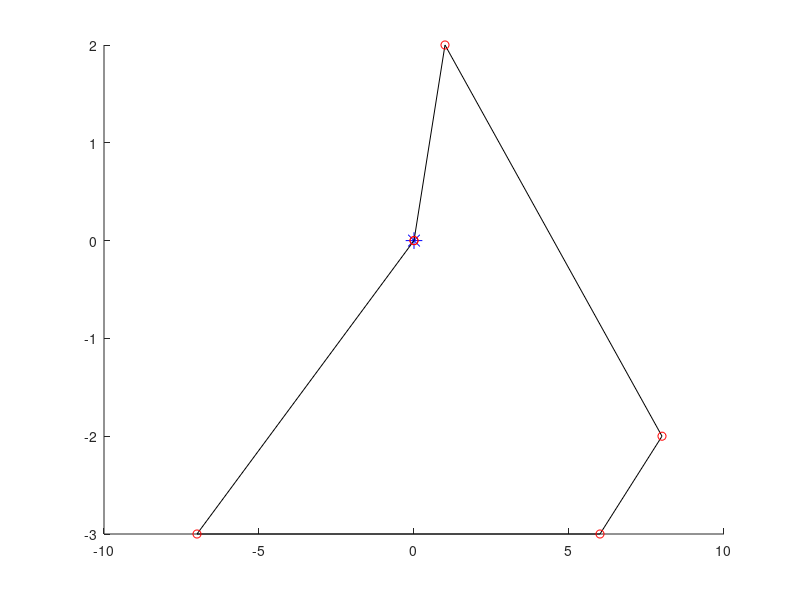
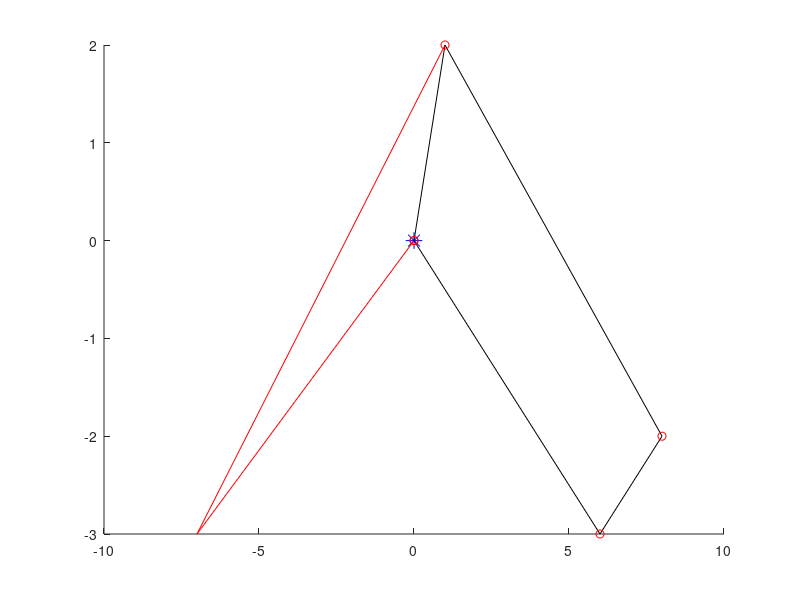
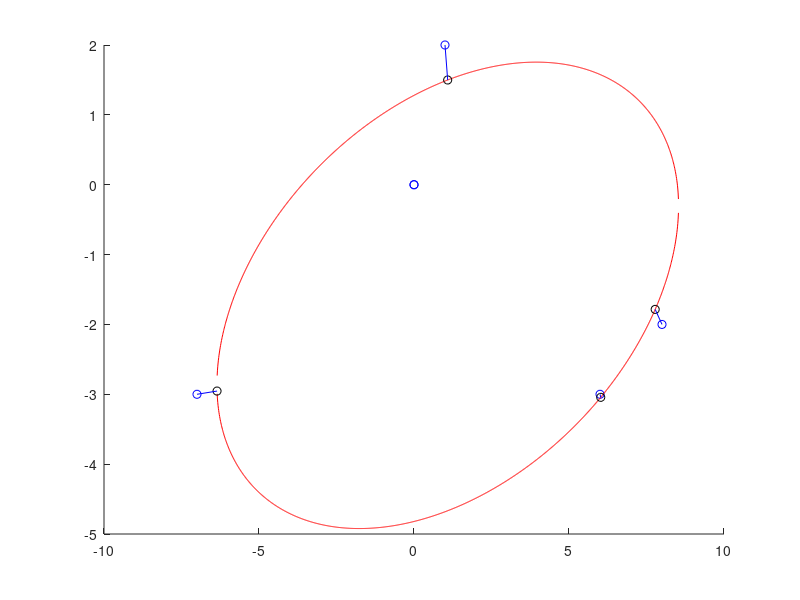

These charts were generated, in order, by the following MATLAB code: (Note: this script raises an error after producing the figures.)
function[] = TDRA( )
% This main function will execute the entirety of the Truck and Drone 
% routing algorithm. 

%%%
% When it comes to calculating the "travel time between two customers" we will 
% use the distance between the two nodes for trucks. When calculating the 
% travel time between two customers by UAV, we will use the distance but 
% divided by a speed factor of 1.5.
%%%

    % Variables 
    %      C0            Set of customer locations with depot as the starting
    %                     location where C0.x is the x location of the
    %                     customers and C0.y is the y locations of the
    %                     customers. 
    %       c            Number of customers
    %       U            Set of drones
    %       u            Number of drones
    % aafDistancesTruck  Travel times between two customers i & j by truck
    %     soln           Our representation of the solution where:
    %                      ansoln.Part1 represents the sequence of customers
    %                          visited by the truck
    %                      ansoln.Part2 represents the assignment of
    %                          customers to UAVs & also the sequence of
    %                          visits by each UAV
    %                      ansoln.Part3 represents the launch locations of
    %                          each UAV for every flight
    %                      ansoln.Part4 represents the reconvene locations of
    %                          each UAV for every flight
    %       Rmax         Maximum number of iterations that our heuristic
    %                      will run
    %       WeightInfo   The weight of each heuristic which serves as an
    %                      indicator of the performance of the heuristic

    
    
    
    % Generate customer locations
%     C0.x = (50 - -50)*rand(1, 4) + -50;
%     C0.y = (50 - -50)*rand(1, 4) + -50;
%     C0.x = [ 0 -10 0 0 ]; % we treat the first slot as the depot;
%     C0.y = [ 0 0 -10 -5 ];  % we treat the first slot as the depot;
%     C0.x = [ 0 randi([-10, 10], 1, 10) 0 ];
%     C0.y = [ 0 randi([-10, 10], 1, 10) 0 ];
    
%     C0.x = [ 0 -4 -7 -6 4 6 2 9 8 7 6 0 ];
%     C0.y = [ 0 1 -3 -8 -9 -3 10 9 -2 -8 -8 0];
    
% %          0  1  2  3  4  0   Customer ID
% %          1  2  3  4  5  6   Indices
    C0.x = [ 0  8  6 -7  1  0 ];
    C0.y = [ 0 -2 -3 -3  2  0 ];

%            0  1  2  3  4  5  6  0  Customer ID
%            1  2  3  4  5  6  7  8  Indices
%     C0.x = [ 0 -2 -3  2  2  7 -4  0 ]; 
%     C0.y = [ 0  4  1  4  3  1  3  0 ]; 

% 
%     C0.x = [0, 1, 2, 3, 3, 2, 1, 0 ]
%     C0.y = [0, 1, 1, 0.1, -1, -1, -1, 0]

%%%%%%%%%%%%%%%%%%%%%%%%Testing ellipse fitting %%%%%%%%%%%%%%%%%%%%%%%%
% Slanted ellipse
%     C0.x = [ 1, 2, 3, 4, 4.5, 5, 5.5, 6, 6, 5.7, 5.5, 5, 4, 3, 1, ...
%              -1, -3, -6, -7, -7.5, -7, -6, ...
%              -3, -2, -1, -4, -5];
%     C0.y = [ 7, 6, 5, 4, 3, 2, 0.5, -1, -1.5, -3.5, -4, -5, -5.3, -5.2, -4.5,...
%              8, 8, 7, 6, 4, 2, 0, ...
%              -2.5, -3, -3.5, -1.5, -1];
    

% Ellipse along x axis; This works well 
%     C0.x = [ -3, -2.5, -2, -1.5, -1, -.5, 0, .5, 1, 1.5, 2, 2.5, 3, -3, -2.5, -2, -1.5, -1, -.5, 0, .5, 1, 1.5, 2, 2.5, 3 ];
%     C0.y = [ 0.54, 1.06, 1.34, 1.52, 1.64, 1.71, 1.73, 1.71, 1.64, 1.54, 1.34, 1.06, .54, -0.54, -1.06, -1.34, -1.52, -1.64, -1.71, -1.73, -1.71, -1.64, -1.54, -1.34, -1.06, -.54 ];

% Ellipse along y axis
%     C0.x = [ 0 [ -2 : 0.5 : 2 ] [ -2 : 0.5 : 2 ] 0]
%     C0.y = [0 sqrt( 1 - (C0.x(1 : 9).^2)/4 ) [ -1*sqrt( 1 - (C0.x(10 : 18).^2)/4 ) ] 0 ]
    



    % Plot the customer locations
%     hold on
%     figure( 1 );
%     plot(0,0,'b*', 'MarkerSize', 12)
%     plot(C0.x, C0.y, 'bo')
%     hold off

    
    % Numbers of customers (excluding the depot) 
    c = length(C0.x) - 2;
    
    % Number of drones
    U = [1, 2];
    u = length(U);
    
    % Initial and final temperature (Inputs for SA)
    T0 = 90;
    TFinal = 0.01; 
    Beta_SA = 0.99;
    Imax = 20;
    
    % Calculate the distances between each all points
    % Here, our first row of the columns is how far our depot is from each 
    % of the customers. 
    aafDistances = calculateDistances(C0.x, C0.y);
    
    
    % Initialize solution data structure
    soln.anPart1 = zeros(1, length(C0.x));  % the Truck Route
    soln.anPart2 = [-1];  % Assignment of customers to UAVs
    soln.anPart3 = [-1];  % Launch locations of the UAVs
    soln.anPart4 = [-1];  % Reconvene locations of the UAVs
    
    
    % Generate initial solution s, to the STRPD based on SA
    s = simulatedAnnealing(c, aafDistances, soln, T0, TFinal, Beta_SA, Imax, u);
    
%%%%%%%%%%%%%%%%%%%%%%%%%%%%%%%%%%%%%%%%%%%%%%%%%%%%%%%%%%%%%%%%%%%%%%%%
    % Test plotting our path with drones
    % THis is correct btw
%     s.anPart1 = [ 0 4 2 3 0 ];
%     s.anPart3 = [ 2 -1 ];   % These indices refer to the cell number in part 1, so this is wrong. 
%     s.anPart2 = [ 1 -1 ];   % visits customer 1
%     s.anPart4 = [ 3 -1 ];   % returns to index 2 of s.anPart1 (which is customer 3)
% 
%     s.anPart1 = [ 0 4 3 1 2 0 ];    % MOST RECENT TEST
%     s.anPart3 = [ 1 -1 4 ];
%     s.anPart2 = [ 5 -1 6 ];
%     s.anPart4 = [ 3 -1 5 ]; 
    
%     s.anPart1 = [ 0 4 2 0 ];
%     s.anPart3 = [ 2 3 -1 ];   % These indices refer to the cell number in part 1, so this is wrong. 
%     s.anPart2 = [ 1 3 -1 ];   % visits customer 1
%     s.anPart4 = [ 3 4 -1 ];   % returns to index 2 of s.anPart1 (which is customer 3)

%     s.anPart1 = [ 0 4 2 0 ];
%     s.anPart3 = [ 2 -1 3 ];   % These indices refer to the cell number in part 1, so this is wrong. 
%     s.anPart2 = [ 1 -1 3 ];   % visits customer 1
%     s.anPart4 = [ 3 -1 4 ];   % returns to index 2 of s.anPart1 (which is customer 3)

%     s.anPart1 = [ 0 4 2 0 ];
%     s.anPart3 = [ 2 -1 3 ];   % These indices refer to the cell number in part 1, so this is wrong. 
%     s.anPart2 = [ 1 -1 3 ];   % visits customer 1
%     s.anPart4 = [ 3 -1 4 ];   % returns to index 2 of s.anPart1 (which is customer 3)
%%%%%%%%%%%%%%%%%%%%%%%%%%%%%%%%%%%%%%%%%%%%%%%%%%%%%%%%
%%%%%%%%%%%%%%%%%%%%%%%%%%%%%%%%%%%%%%%%%%%%%%%%%%%%%%%%%%%%%%%%%%%%%%%%

    % Plot the truck and drone route
    plot_route( C0, s, 1);
    
    
    % Initialize best solution, the rsult of the best solution, the 
    % iteration number, and the temperature
    s_best = s;
    fs_best = f(aafDistances, s_best, u);
    
    
    % Elliptical stuff
    solnOut = ellipticalCustomerAssignment( s_best, C0, u);
    
    % ALAN FIX THIS
    % The reason our plot isn't working too well is because for whatever
    % reason, the solnOut is choosing to return to a customer location that
    % is further away than the one it should be returning to . 
    hold on; 
    plot_route( C0, solnOut, 4)
    hold off; 
    
    f(aafDistances, solnOut, u)

    % This is line 4 of Algorithm 1: Outline of the TDRA
    solnTest = apply_heuristic_2_opt(solnOut)

    WeightInfo = weight_init();

    Rmax = 10; 
    for iIter = 1 : Rmax
        nHeuristic = select_heuristic(WeightInfo);
    end

    
end

%%%%%%%%%%%%%%%%%%%%%%%%%%%%%%%%%%%%%%%%%%%%%%%%%%%%%%%%%%%%%%%%%%%%%%%%%%%
function[ ] = plot_route( C0, s, fig_num ) 
% plot_route will take in the customer locations & the initial solution
% produced via the Simulated annealing method. It will then plot the route 
% the truck will take. 
% Input 
%   C0      The locations of all the customers
%   s       The route we are plotting 
%   u       The number of drones 
%  fig_num  The number of the figure
% Output
%   

    % Variables
    %    a, b     Placeholder variables for the coordinates 
    %  nCustInd   counter to keep track of the customer indices 
    
    % Plot the truck route
    nCustInd = 2;
    a = [ 0 ]; 
    b = [ 0 ]; 
    
    % Fill in these a and b arrays
%     for i = s.anPart1( 2 : length(C0.x) - 1 )
    for i = s.anPart1( 2 : length(s.anPart1) - 1)
        a(nCustInd) = C0.x(i+1);
        b(nCustInd) = C0.y(i+1);
        nCustInd = nCustInd + 1; 
        a;
        b;
    end

    a(end + 1) = 0;
    b(end + 1) = 0;


        
    % Initialize the coords visited by the drones
    aanDrones = zeros(length(s.anPart2)-1, 6);
    
    C0;
    s; 
    % Fill in this matrix
    for iCustomer = 1 : length(s.anPart2)        
        if s.anPart2(iCustomer) == -1
            aanDrones( iCustomer, : ) = -1*ones(1, 6);
%             aanDrones = [ aanDrones ; -1*ones(1, 6) ]
            
        else
            aanDrones(iCustomer, 1) = C0.x(s.anPart1(s.anPart3(iCustomer)) + 1);
            aanDrones(iCustomer, 4) = C0.y(s.anPart1(s.anPart3(iCustomer)) + 1);

            aanDrones(iCustomer, 3) = C0.x(s.anPart1(s.anPart4(iCustomer)) + 1);
            aanDrones(iCustomer, 6) = C0.y(s.anPart1(s.anPart4(iCustomer)) + 1);

            aanDrones(iCustomer, 2) = C0.x(s.anPart2(iCustomer) + 1);
            aanDrones(iCustomer, 5) = C0.y(s.anPart2(iCustomer) + 1);
        end
    end
    
    
    
    % Plot the drone route
    aColors = ["r--", "b--", "g--", "k--", "m--"];
        
    % 
    aDimensions = size(aanDrones);
    
    % Plot this stuff
    figure(fig_num)
    hold on; 
    plot(0,0,'b*', 'MarkerSize', 12)
    plot(a, b, 'k-')
    plot(a, b, "ro")
    
    iDrone = 1; 
    for iRow = 1 : aDimensions 
        x = [ 0 ];
        y = [ 0 ]; 
        
        if aanDrones(iRow, 1) == -1
            iDrone = iDrone + 1; 
        else
            for iCol = 1 : 3
                x(iCol) = aanDrones(iRow, iCol);
                y(iCol) = aanDrones(iRow, iCol+3);
            end
            
            plot(x, y, aColors(iDrone));
        end
    end
    hold off; 
end

function[ aafDistances ] = calculateDistances( x, y )
% calculateDistances will calculate the distances between all the points 
%   on the graph
% INPUT
%   x, y   the x and y coordinates of the customers
% OUTPUT
%   aafDistances   An array of distances where D_ij is the distance between 
%                    house i and house j; this matrix should be symmetric

    % Variables
    %
    
    % Initialize the distances array
    aafDistances = zeros(length(x));
    
    % Calculate the distances
    for i = 1 : length(x)
        for j = 1 : length(x)
            aafDistances( i, j ) = sqrt( (x(i) - x(j))^2 + (y(i) - y(j))^2 );
        end
    end
    
end

function[ s_best ] = ...
    simulatedAnnealing( c, aafDistances, soln, T0, TFinal, Beta_SA, Imax, u)
% simulatedAnnealing function will take in an array of distances 
% and will generate a random TRP (traveling repairman problem).
% INPUT
%   c              The length of the soln
%  aafdistances    Array of distances between customers
%  soln            Data structure of solution
%   T0             The initial temperature
%   TFinal         The final temperature we want to approach
%  Beta_SA         The cooling schedule for our simulated annealing
%   Imax           The maximum number of iterations
%   u              The numebr of drones
% OUTPUT
%  s_best          Returns the best solution to the TRP 


    % Variables
    %  soln       Data structure with solutions parts 1, 2, 3, and 4 
    %     s       Solution to the TRP problem
    %  s_best     Best solution
    % fs_best     The result of the best solution7
    %     T       The current temperature of our simulated annealing
    

    % Initialize our current and final temperatures
    T = T0;     
    
    % Generate a ranomd TRP (Traveling Repairman Problem) 
    % randomly insert all customers into vector    
    soln.anPart1 = [ 0 randperm(c) 0 ];
    s = soln; % create duplicate of soln for comparison
    
    % Initilaize the best solution and the best result 
    s_best = s;
    fs_best = f(aafDistances, s, u); 
    
    sPrime = soln;
    
    % Run the simulated annealing process
    while T > TFinal
        for i = 1 : Imax 
            % Find neighbor to s
            sPrime.anPart1 = neighbor(s);
            

            
            % Check if neighbor is better than current solution 
            diff = fs_best - f(aafDistances, sPrime, u);
            
            % Check if neighbor is better
            if f(aafDistances, sPrime, u) < f(aafDistances, s_best, u)
                s_best.anPart1 = sPrime.anPart1;
                fs_best = f(aafDistances, sPrime, u); 
            end
            
            % Boltzmann probability time babbbyyyy
            if rand() < exp(-abs(diff) / T)
                s.anPart1 = sPrime.anPart1;
            end
            
        end
        
        % Cooling schedule
        T = Beta_SA * T; 
    end
    
    
    
end

function[ solnOut ] = ellipticalCustomerAssignment( solnIn, C0, k )
% The ellipticalCustomerAssignment heuristic function will take in a soln
% and then will return another solution. 

% INPUT
%  solnIn      This is the input solution
%  C0          The locations (coordinates) of the customers
%  k           Number of drones
% OUTPUT
%  solnOut     This is the output solution

    % VARIABLES
    %    D        The design matrix
    %    C        The constraint matrix
    %    S        Scatter matrix
    %    V        Matrix with columns being the eigenvectors
    %    D        Matrix where diagonals are eigenvalues
    %    g        Anonymous function for distance from point to conic
    %    h        Anonymous function for distance between two points
    % aVectorScaled  The parameters that create our ellipse
    % anSortedTruckCustomers   Vector of truck customers sorted by distance
    %                          to ellipse
    % aafDistances  Get the distances between all the points
    
    
    % Create matrix of distances
    aafDistances = calculateDistances(C0.x, C0.y);
    
    % Assign initial variables 
    solnOut = solnIn; 
    fSolnOut = f( aafDistances, solnIn, k);
    
    % Fit an ellipse to C0 
    % First create our design matrix
    D = zeros(length(C0.x) - 1, 6);
    for iRow = 1 : length(C0.x) - 1
        D( iRow, 1 ) = (C0.x(iRow))^2;
        D( iRow, 2 ) = C0.x(iRow) * C0.y(iRow);
        D( iRow, 3 ) = (C0.y(iRow))^2;
        D( iRow, 4 ) = C0.x(iRow);
        D( iRow, 5 ) = C0.y(iRow);
        D( iRow, 6 ) = 1;
        

    end
    
    
    % Next our constraint matrix
    C = zeros(6); 
    C(1, 3) = 2;
    C(3, 1) = 2;
    C(2, 2) = -1; 
    
    % Create scatter matrix
    S = D' * D;
    
    % Find our eigenvalues and eigenvectors
    [ eigenvector, eigenvalue ] = eig( S, C );
    
    % Find the smallest eigenvalue
    fMinDiag = inf;
    for iDiagonal = 1 : 6
        if eigenvalue(iDiagonal, iDiagonal) > 1e-6 && eigenvalue(iDiagonal, iDiagonal) < fMinDiag
            iMinDiag = iDiagonal;
            fMinDiag = eigenvalue(iDiagonal, iDiagonal);
        end
    end
    
    
    % Scale the parameters so that a'C*a = 1
    aVector = eigenvector( :, iMinDiag );
    fScaling = aVector' * C * aVector;
    aVectorScaled = aVector / sqrt(fScaling);
        
    
    % This function gives us the algebraic distance of any point (x, y)
    % from the conic. 
    g = @( a, x, y) (a(1)*x.^2 + a(2).*x.*y + a(3)*y.^2 + a(4)*x + a(5)*y + a(6));
    
    
    % Create functions from the quadratic formulas    
    fplus  = @(a, x) ( -(a(2)*x + a(5)) + sqrt( (a(2)*x + a(5)).^2 - 4*a(3)*(a(1)*x.^2 + a(4)*x + a(6)) ) ) / (2*a(3));
    fminus = @(a, x) ( -(a(2)*x + a(5)) - sqrt( (a(2)*x + a(5)).^2 - 4*a(3)*(a(1)*x.^2 + a(4)*x + a(6)) ) ) / (2*a(3));
    
    
    % Create array of points
    afXData = [ min(C0.x) - 10 : 0.01 : max(C0.x) + 10 ];
    % Check to see if the x and y are imaginary
    counter = 1;
    for x = afXData
        if isreal(fplus( aVectorScaled, x )) && fplus( aVectorScaled, x) ~= 0
            afXGoodData(counter) = x;
            afYDataPositive(counter) = fplus( aVectorScaled, x ); 
        end
        
        if isreal(fminus( aVectorScaled, x )) && fminus( aVectorScaled, x) ~= 0
            afYDataNegative(counter) = fminus( aVectorScaled, x );
        end
        
        if isreal(fminus( aVectorScaled, x )) && isreal(fplus( aVectorScaled, x ))
            counter = counter + 1; 
        end
        
        
    end
               
    
    % Plot the points
    figure(12345)
    hold on; 
    plot(C0.x, C0.y, 'bo')
    plot(afXGoodData, afYDataPositive, 'r-')
    plot(afXGoodData, afYDataNegative, 'r-')
    

    
    % Given a customer point (xi, yi), find the point (x, y) on an ellipse
    % that minimizes the distance between (xi, yi) and (x, y)
    
    % Set the max number of iterations, the threshold
    % for convergence
    nMax = 30; 
    fThreshold = 10^(-6);
    
    % Hard code the function and its jacobian
    h = @(x, y, lambda, xi, yi, a) ...
        [ 2*x - 2*xi + 2*a(1)*x*lambda + a(2)*lambda*y + a(4)*lambda; 
          2*y - 2*yi + a(2)*lambda*x + 2*a(3)*lambda*y + a(5)*lambda; 
          a(1)*x^2 + a(2)*x*y + a(3)*y^2 + a(4)*x + a(5)*y + a(6) ];

    h_jacobian = @(x, y, lambda, xi, yi, a) ...
        [ 2 + 2*a(1)*lambda, a(2)*lambda, 2*a(1)*x + a(2)*y + a(4); 
          a(2)*lambda, 2 + 2*a(3)*lambda, a(2)*x + 2*a(3)*y + a(5); 
          2*a(1)*x + a(2)*y + a(4), a(2)*x + 2*a(3)*y + a(5), 0 ];
      
   % Initialize ellipse points
   afEllipse.x = [];
   afEllipse.y = [];
   
   % Initialize vector of distances
   afDistanceFromEllipse = zeros(1, length(C0.x)-2); 
    
   %Instead of iterating through the length of the arrays, iterate through   
   for nCustomer = solnIn.anPart1(2 : end - 1)
       % Set initial guess
       %                  x                y        lambda
       afGuess = [ C0.x(nCustomer + 1); C0.y(nCustomer + 1); 0 ]; 
       
       
       % Get the unknowns
       [ ae_vals, j, aUnknowns ] = ... 
           newtons_method( nMax, afGuess, fThreshold, h, h_jacobian, aVectorScaled, C0, nCustomer+1);
       
       % Plot the point on the ellipse
       plot(aUnknowns(1, j-1), aUnknowns(2, j-1), 'ko')
       
       % Store the ellipse point
       afEllipse.x = aUnknowns(1, j-1);
       afEllipse.y = aUnknowns(2, j-1); 
       
       % Calculate the distance between customers and closest pt on ellipse
       afDistanceFromEllipse( nCustomer ) = sqrt( (afEllipse.x(end) - C0.x(nCustomer+1))^2 + ...
           (afEllipse.y(end) - C0.y(nCustomer+1))^2 );
       
       % Plot those thangs 
       plot( [ C0.x(nCustomer+1); afEllipse.x ], [C0.y(nCustomer+1); afEllipse.y], 'b-' )
%        [ C0.x(nCustomer); afEllipse.x ]
% %        for i = 1 : length(C0.x)
% %            plot( [ C0.x(nCustomer+1); afEllipse.x(nCustomer) ], [C0.y(nCustomer+1); afEllipse.y(nCustomer)], 'b-' )
% %        end
% %        hold off; 
             
              % Final Output Lines
%        fprintf("\n")
%         fprintf("Final Output Line for Part (a)\n")
%         fprintf("Current k    |      e^(k+1)     |      x^(k+1)\n" );
%         fprintf("  %4d       |   %10.10f   |   [ %2.6f ; %2.6f; %2.6f ]   \n", k-2, ae_vals(k-1), aUnknowns(1, k-1), aUnknowns(2, k-1), aUnknowns(3, k-1))
       
   end
    
   hold off;
   
   
   % Sort the customer in descending order from distance to the ellipse
   afDistanceFromEllipse;
   [ afSortedDistances, anSortedTruckCustomers ] = sort( afDistanceFromEllipse, 2, "descend" );

   afSortedDistances;
   anSortedTruckCustomers;
   
   
   % Get the distance matrix (the distances between all the points)
   aafDistances = calculateDistances(C0.x, C0.y); 
   
   
    % Now we start looping until no feasible position is available for
    % customers in the list for re-insertion in UAV routes
%     feasible = 1;  %
    temp_counter = 0;     % this temporary counter will eventually be removed, 
                          % it is taking place of the feasibility thing
           
    bDone = 0;


    
% if for one iteration of the repeat loop, doesn't improve. 


    while ~bDone 
        % Initialize the "previous" best waiting time
        fTotalWaitingTimePrev = fSolnOut; 

        for i = 1 : length(anSortedTruckCustomers)           
            % Store the index of customer i in anSortedTruckCustomers
            jCust = anSortedTruckCustomers(i);  % customer index at index i in anSortedTruckCustomers
            
            % Select customer c_j in the list & remove it from truck route
            solnRemovedCustomer = soln_remove_truck_customer(solnIn, jCust);

%             %%%%% TEMPORARY STUFF REMOVE AFTER TESTING %%%%%
%             solnIn.anPart1 = [0 10 9 8 7 3 5 6 0];
%             solnIn.anPart3 = [ 1 6 -1 2 3 6];
%             solnIn.anPart2 = [11 1 -1 12 4 2];
%             solnIn.anPart4 = [3 7 -1 3 6 7];
%             solnIn
%             jCust = 8  % This is the customer we will be removing
%             %%%%% TEMPORARY STUFF REMOVE AFTER TESTING %%%%%
            
            % Check all potential positions in truck route
            for iTruckStop = 2 : length(solnIn.anPart1) - 1
                % Insert the customer in the truck route
                insertedTruckSoln = ...
                    soln_insert_truck_customer(solnRemovedCustomer, jCust, iTruckStop);
                
                
                % Check feasibility 
                % Totally checking feasibility, yep looks super great
                bFeasible = check_feasibility(insertedTruckSoln);           
                
                % Calculate the total waiting time
                fTruckInsertionWaitingTime = f( aafDistances, insertedTruckSoln, k ); 

                % Compare this s to our original s_out
                if bFeasible && (fTruckInsertionWaitingTime < fSolnOut)
                    solnOut = insertedTruckSoln; 
                    fSolnOut = fTruckInsertionWaitingTime; 
                end
            end

            % Intialize feasibility for inserting customer into drone
            bFeasible = 1; 
            
            indexindexindex = 1;
            % Check all potential positions in drone route
            for iDrone = 1 : k
                for iStopLeave = 1 : length(solnRemovedCustomer.anPart1)
                    for iStopReturn = iStopLeave + 1 : length(solnRemovedCustomer.anPart1)
                        % Insert the customer in the truck route
                        insertedDroneSoln = ... 
                            soln_add_drone_customer(solnRemovedCustomer,...
                            jCust, iDrone, iStopLeave, iStopReturn);

                        % Check feasibility
                        bFeasible = check_feasibility(insertedDroneSoln);

                        % Let's check what it looks like
%                         hold on; 
%                         plot_route( C0, insertedDroneSoln, indexindexindex)
%                         hold off;
                        
                        % Calculate the total waiting time
                        % note: when calculating wait times, we are using
                        % the CURRENT soln.anPart1 
                        fDroneInsertionWaitingTime = f( aafDistances, insertedDroneSoln, k); 

                        % Compare this to the solnOut
                        if bFeasible && (fDroneInsertionWaitingTime < fSolnOut)
                            solnOut = insertedDroneSoln; 
                            fSolnOut = fDroneInsertionWaitingTime; 
                        end

                        indexindexindex = indexindexindex + 1; 
                    end
                end
            end
        end % here here here


        % Remove the customer from the list
        anSortedTruckCustomers(1) = []; 


        % right here
        if fTotalWaitingTimePrev <= fSolnOut 
            bDone = 1; 
        end
    end

end

function[ ae_vals, k, aUnknowns ] = ...
    newtons_method( nMax, afGuess, fThreshold, h, h_jacobian, a, C0, iCustomer )
% Newton's method will approximate the roots of our function h. For this
% particular problem, h is the gradient of our distance formula. 
% Input
%   nMax               The maximum number of iterations
%   afGuess            Our initial guess
%   fThreshold         The threshold for convergence
%   h                  The function we are trying to find the root of 
%   h_jacobian         The jacobian of function h
%   aVectorScaled      The paramters we found to create our ellipse
%   C0                 Our set of customers
%   iCustomer          The current customer we are at
% Output
%   ae_vals            Array of error values
%   k                  Number of iterations
%   aUnknowns          Array of unknowns we are trying to find

    % Local Variables
    %  k           Number of iterations it took to converge
    %  e           The error value
    %  xi          x coordinate of the customers
    %  yi          y coordinate of the customers
    
    % Initialize k values and error value e
    k = 1; 
    e = 99;   % absurd error value
    
    % Create variables for the x and y coordinates of the customers
    xi = C0.x(iCustomer); 
    yi = C0.y(iCustomer); 
    
    % Initialize vector to hold the updating x, y, and lambda values and
    % vector for e values
    aUnknowns = zeros(3, nMax); 
    ae_vals = zeros(1, nMax); 
    aUnknowns(:, 1) = afGuess; 
    ae_vals(1) = e; 
    
    % Run Newton's Method for the vector case
    while k < nMax + 2 && ae_vals(k) > fThreshold
        aUnknowns(:, k+1) = aUnknowns(:, k) - ... 
            h_jacobian(aUnknowns(1, k), aUnknowns(2, k), aUnknowns(3, k), xi, yi, a) \ ...
            h(aUnknowns(1, k), aUnknowns(2, k), aUnknowns(3, k), xi, yi, a ); 
        
        % Calculate the error
        ae_vals(k+1) = norm( aUnknowns(:, k+1) - aUnknowns(:, k) );
        
        % Print k, the error and the value
%         fprintf("Current k    |      e^(k+1)     |      x^(k+1)\n" );
%         fprintf("  %4d       |   %10.10f   |   [ %2.6f ; %2.6f; %2.6f ]   \n", k-1, ae_vals(k+1), aUnknowns(1, k+1), aUnknowns(2, k+1), aUnknowns(3, k+1))
        
        % Update k 
        k = k + 1; 
    end
end

function[ solnOut ] = soln_remove_truck_customer(solnIn, jCust)
% The soln_remove_truck_Customer function takes in a solution structure and
% the customer j that we will be removing from the truck route. It will
% first loop over soln.anPart1 to find jCust. Then it will "remove him" by
% esentially shifting everyone in solnIn.anPart1 after him down by 1. 
% Input
%  solnIn     The solution we are currently working with
%  jCust      The customer we will be removing from part 1 of solnIn
% Output
%  solnOut    The resulting solution

    % Local variables
    %  iCustomer     counter variable to keep track of the customer index
    %  
    
    % Loop over soln.anPart1 to find jCust
    for iCustomer = 1 : length(solnIn.anPart1)
        if solnIn.anPart1(iCustomer) == jCust
            jCustIndex = iCustomer; 
        end
    end
    
    % Remove jCust and shift everyone down
    solnIn.anPart1(jCustIndex) = [];
    solnIn.anPart1;

    % Shift things in part 3 and part 4 that are after the removal slot
    % down by 1
    nDroneCounter = 1; 
    for nIndex = 1 : length(solnIn.anPart3)
        if solnIn.anPart3(nIndex) < 0
            nDroneCounter = nDroneCounter + 1;
            
        else
            if solnIn.anPart3(nIndex) > jCustIndex  % "if it comes after"
                solnIn.anPart3(nIndex) = solnIn.anPart3(nIndex) - 1;  
            end
            
            if solnIn.anPart4(nIndex) > jCustIndex
                solnIn.anPart4(nIndex) = solnIn.anPart4(nIndex) - 1; 
            end
        end
    end
    
    % Return the solnOut
    solnOut = solnIn; 
  
end

function[ solnOut ] = soln_insert_truck_customer(solnIn, jCust, iStop)
% The soln_insert_truck_customer method will take in the solution, the
% jCustomer we will be inserting, and the place where the truck will be
% inserted. 
% Inputer
%    solnIn    The input solution
%    jCust     the customer that will be inserted
%    iStop     Where the truck will be placed

    % Local Variables
    %
    
    % Initialize the out solution 
    solnOut = solnIn;
    
    % First insert values 1 to iStop - 1
    solnOut.anPart1 = solnIn.anPart1(1 : iStop - 1);
    
    % Next insert jCust
    solnOut.anPart1(iStop) = jCust; 
    
    % Next insert the remaining values iStop to the end of the array
    solnOut.anPart1 = [ solnOut.anPart1 solnIn.anPart1(iStop : end)]; 
    
    % Update anPart3 and anPart4
    nDroneCounter = 1; 
    for nIndex = 1 : length(solnIn.anPart3)
        if solnIn.anPart3(nIndex) < 0
            nDroneCounter = nDroneCounter + 1; 
        else
            if solnIn.anPart3(nIndex) >= iStop
                solnOut.anPart3(nIndex) = solnIn.anPart3(nIndex) + 1; 
            end
            
            if solnIn.anPart4(nIndex) >= iStop
                solnOut.anPart4(nIndex) = solnIn.anPart4(nIndex) + 1; 
            end
        end
    end             
end

function[ solnOut ] = ...
    soln_add_drone_customer(solnIn, jCust, iDrone, iStopLeave, iStopReturn)
% soln_add_drone_customer will take in the current solution data structure,
% the customer we will be including, the drone that will be delivering to
% it as well as where the drone will be departing from and arriving to. 
% Input
%  solnIn       Current solution
%  jCust        Customer we are inserting
%  iDrone       The drone that will be delivering to that customer
%  iStopLeave   The index from which the drone will be leaving (based off
%                of the indices from soln.anPart1) 
%  iStopReturn  The index where the drone will be returning (also based off
%                of the indices from soln.anPart1)

% Output
%  solnOut      The resutling solution. 

    % Local variable
    % iPart3Drone     The drone we are currently looking at in part 3
    
    
    % Find the drone we are looking for in solnIn.anPart3
    iPart3Drone = 1;                   
    nDroneCounter = 1;
    
    % Initialize the solnOut
    solnOut = solnIn; 
    
    solnIn;
    while (nDroneCounter ~= iDrone)
        % If we hit a separator (-1) increment the drone
        if (solnIn.anPart3(iPart3Drone) == -1)
            nDroneCounter = nDroneCounter + 1; 
        end
        iPart3Drone = iPart3Drone + 1; 
    end
    
    
    % Look for where iStopLeave fits in solnIn.anPart3 (start from
    % iPart3Drone)
    bPlaced = 0;
    iLeavePlacement = iPart3Drone; 
    while (~bPlaced)        
        % In the case that we want to assign drone n a customer, but there
        % are currently no drone n customers
        if iLeavePlacement > length(solnIn.anPart3)
            % Insert placeholder slot
            solnOut.anPart3(end + 1) = 0;
            solnOut.anPart2(end + 1) = 0; 
            solnOut.anPart4(end + 1) = 0; 
        end
                    
        if (solnOut.anPart3(iLeavePlacement) < iStopLeave)
            % Then we place it in index iLeavePlacement
            bPlaced = 1; 
            
        else
            % We iterate through
            iLeavePlacement = iLeavePlacement + 1; 

        end
    end
    
    
    % Shift oclumns in Part 3 up by 1
    % Shift the columns at & abova where it goes to the right by 1
    solnOut.anPart3 = solnIn.anPart3(1 : iLeavePlacement - 1); 
    
    % Insert the index it will be leaving from
    solnOut.anPart3(iLeavePlacement) = iStopLeave;
    
    % Insert the remaining values iStopLeave to the end of the array
    solnOut.anPart3 = [ solnOut.anPart3 solnIn.anPart3(iLeavePlacement : end) ];
    
    % ----
    % Shift columns in Part 2 up by 1
    % Shift the columns at & abova where it goes to the right by 1
    solnOut.anPart2 = solnIn.anPart2(1 : iLeavePlacement - 1);
    
    % Insert the customer jCust
    solnOut.anPart2(iLeavePlacement) = jCust; 
    
    % Insert the remaining values iStopLeave to the end of the array
    solnOut.anPart2 = [ solnOut.anPart2 solnIn.anPart2(iLeavePlacement : end) ]; 
    
    
    % ----
    % Shift the columns in Part 4 up by 1
    % Shift the columns at & above where it goes to the right by 1
    solnOut.anPart4 = solnIn.anPart4(1 : iLeavePlacement - 1);

    % Insert the customer return index
    solnOut.anPart4( iLeavePlacement ) = iStopReturn; 
    
    % Insert the remaining values iStopLeave to the end of the array
    solnOut.anPart4 = [ solnOut.anPart4 solnIn.anPart4(iLeavePlacement : end) ]; 
    
    
    solnOut;      
end

function[ sPrime ] = neighbor( soln )
% The neighbor function will implement the well-known 2-opt method for
% creating neighbors for our current solution s. Here, we must note that
% our 2-opt method will switch two customers within the vector of Parts 1
% and 2. The customers are selected randomly. Our 2-opt is a local search
% heuristic.

% INPUT
%   soln       Current solution data structure.
% OUTPUT
%  sPrime      A neighbor to input solution soln

    % Variables
    %    sPrime    The soln.anPart1 which is the neighbor to our original 
    %                soln.anPart1  
    %  randIndex1  The index of the customer that will be switched out from
    %                part 1 of the soln data structure
    %  randIndex2  The index of the customer that will be switched out from
    %                part 2 of the soln data structure. 
    %    nTemp     A temporary variable that holds the customer at index 
    %                randIndex1
    
    
    % Randomly pick two customer indices from anPart1 
    randIndex1 = -1;
    randIndex2 = -1;
    
    % Make sure that we don't pick the same two indices
    while randIndex1 == randIndex2
        randIndex1 = randi([2, length(soln.anPart1)-1]);
        randIndex2 = randi([2, length(soln.anPart1)-1]); 
    end
    
%     fprintf("Before switching: \n")
%     soln.anPart1
    
    % Switch their positions in soln.anPart1
    nTemp = soln.anPart1(randIndex1);
    soln.anPart1(randIndex1) = soln.anPart1(randIndex2);
    soln.anPart1(randIndex2) = nTemp; 
    
% %     fprintf("after switching: \n")
%     soln.anPart1
    
    % Return the new neighbor to the input solution
    sPrime = soln.anPart1;
    
end

function[ fTotalWaitTime ] = f( aafDistances, soln, k)
% This function f is our wait time function. In this case, we treat
%  the time = distance for our trucks and we calculate the time for the 
%  drones using a speed factor of 1.5

% INPUT
%   aafDistances    Array of floats containing the distances between custs.
%   soln            Data structure of solutions in parts 1, 2, 3 and 4 
%   k               Number of drones
% OUTPUT
%   fTotalWaitTime  Float of total wait time 
    

    % Variables
    %   alpha         Our speed factor for the drones. 
    %   aSoln         Current solution
    
    
    % Initialize constants
    alpha = 1.5;
    
    
    % Create temporary list of customers
    anCustomers = soln.anPart1;
    
    
    % Initialize total wait time
    fTotalWaitTime = 0;
    
    
    % Create vector arrival and departure times for drones and trucks
    aafDroneArrivalTime = zeros(k, length(aafDistances));
    aafTruckArrivalTime = zeros(1, length(aafDistances));
    aafTruckDepartureTime = zeros(1, length(aafDistances));
    
    
    soln;
    aafDistances;
    
    % Calculate the total wait time for the truck customers
    iPrevious = 1; 
    for iCustomerIndex = 2 : length(soln.anPart1) % Here iCustomerIndex = 1 & = length(soln.anPart1) are the nodes 
        iDrone = 1; % Initialize drone counter
        
        % Calculate the arrival time of the truck to this node        
%         aafTruckArrivalTime(anCustomers(iCustomerIndex) + 1) = ...
%             aafDistances( anCustomers(iCustomerIndex - 1) + 1, anCustomers(iCustomerIndex) + 1 ) ...
%           + aafTruckArrivalTime( anCustomers(iCustomerIndex - 1) + 1);
        aafTruckArrivalTime(anCustomers(iCustomerIndex) + 1) = ...
            aafDistances( anCustomers(iCustomerIndex - 1) + 1, anCustomers(iCustomerIndex) + 1 ) ...
          + aafTruckDepartureTime( anCustomers(iCustomerIndex - 1) + 1);
        
%         "Put this arrival times in aafTruckDepartureTimes and vector and 
%          then update them if they have a drone approaching that same
%          node. So that if there is no drone going towards customer at
%          iCustomerIndex, then they already have something in their truck
%          arrival time vector. That is, we are assuming that no customer
%          has a drone delivering to them. 
%          NOTE: ASSUME INSTANTANEOUS ARRIVAL AND DEPARTURE
        aafTruckDepartureTime(anCustomers(iCustomerIndex) + 1) = ...
            aafTruckArrivalTime(anCustomers(iCustomerIndex) + 1);
        

        
        for iReconveneIndex = 1 : length(soln.anPart4)
            
            % Check if we have an "X" there
            if soln.anPart4(iReconveneIndex) == -1
                iDrone = iDrone + 1;
            end
            
            % Get the arrival time of the drones
            if iCustomerIndex == soln.anPart4(iReconveneIndex) % This means there is a drone flying to this point

                % calculate distance from departure node to customer node
                a = aafDistances( anCustomers(soln.anPart3(iReconveneIndex)) + 1, soln.anPart2(iReconveneIndex) + 1);
                
                % Calculate distance from customer node to arrival node
                b = aafDistances( soln.anPart2(iReconveneIndex) + 1, anCustomers(soln.anPart4(iReconveneIndex)) + 1);
%                 b = aafDistances( soln.anPart2(iReconveneIndex) + 1, anCustomers(soln.anPart4(iReconveneIndex) + 1) );

                
                aafDroneArrivalTime(iDrone, anCustomers(soln.anPart4(iReconveneIndex)) + 1) = (a + b)/alpha;
                
                %%%% WORKS TILL HERE %%%%
                
                % if Truck is there before the drone, it must wait
                if aafTruckArrivalTime(anCustomers(iCustomerIndex) + 1) < ... 
                        max (aafDroneArrivalTime( :, anCustomers(iCustomerIndex) + 1 ) ) ...
                        + aafTruckDepartureTime(anCustomers(iPrevious) + 1) % added this addition bit

                    aafTruckDepartureTime(anCustomers(iCustomerIndex) + 1) = ...
                        max (aafDroneArrivalTime( :, anCustomers(iCustomerIndex) + 1) ) + ...
                        aafTruckDepartureTime(anCustomers(iPrevious) + 1);
                    % do we need to add everything up to this point to the
                    % distance traveled by the drone??
                elseif aafTruckArrivalTime(anCustomers(iCustomerIndex) + 1) > max( aafDroneArrivalTime( :, iCustomerIndex) )
                    % If the drone is there before the truck
                    aafTruckDepartureTime(anCustomers(iCustomerIndex) + 1) = aafTruckArrivalTime( anCustomers(iCustomerIndex) + 1);
                end
                    
            end
            
        end
       iPrevious = iPrevious + 1;  
    end
    
    
    % Get the total waiting time 
    fTotalWaitTime = aafTruckDepartureTime( soln.anPart1(end - 1) + 1 ); 


    %% NOTES
    % WE MIGHT HAVE TO CREATE IF STATEMENT FOR WHAT TO RETURN. For example,
    % if the last customer is visited by a drone and arrives there before
    % the truck, we are not interested in waiting for the truck to get
    % there (since our drone would have already delivered to the customer).
    %   In this case we don't want to return the aafTruckDepartureTime. 

    % Potential Fix: in the case that we visit a customer and the drone
    % gets there faster, IF there is a customer to visit afterwards, THEN
    % we choose the higher time. ELSE (last customer), we take the minimum.
    % Look at the picture titled "ECA_fig1"

end

function[ bFeasible ] = check_feasibility( solnIn, C0, aafDistances )
% This function will check the feasibility of the solution that is passed 
% in. It will check that several requirements are satisfied: 
% FOR DRONES: 
% - Travel distance for each drone <= max
% - Leaving stop of drone (part 3) < returning stop of drone (part 4)**
% - No overlapping drone trips (we don't give a drone in the air a delivery)
%       - for each slot in part 4, make sure entry in slot+1 of part 3 is 
%         >= the part 4 value
% GENERAL: 
% - Make sure each customer is delivered to 
% - Battery pack availability/battery life for consecutive trips
% - No out and back trips (covered by **) (part3 == part4)
% TRUCK: 
% - truck must start and end at the depot
% Input
%  solnIn         Input solution
%  C0             The customer locations
%  aafDistances   The distances between customer nodes
% Output
%   bFeasible  Boolean value that is true if the solution is feasible; 
%               false otherwise

    % Local variables
    %  maxDistance     The max distance permitted 

    % Initialize maxDistance variable
    maxDistance = 10; 
    
    % Initialize bFeasible to true
    bFeasible = 1; 

    % Make sure that drone isn't traveling back and forth
    iCustIndex = 1; 
    while iCustIndex <= length(solnIn.anPart3) && bFeasible
        if (solnIn.anPart3(iCustIndex) == solnIn.anPart4(iCustIndex) && solnIn.anPart3(iCustIndex) ~= -1)
            bFeasible = 0; 
        end

        if (solnIn.anPart3(iCustIndex) == 1 && (solnIn.anPart4(iCustIndex) == length(solnIn.anPart1)))
            bFeasible = 0; 
        end
        iCustIndex = iCustIndex + 1; 
    end

    % Make sure that the travel distance for each drone is not too far
    for i = 1 : length(solnIn.anPart3)
        afDistance = 0;
        if (solnIn.anPart3(i) ~= -1)
            
        end
    end
end

% Heuristics
function[ WeightInfo ] = weight_init()
% The weight_init() function will initialize the weights of all the
% heuristics available to us and return a structure that keeps track of
% scores, times, weights, gammas, and segments. 

% Input
% 

% Output
%   WeightInfo          The variable WeightInfo is a data structure with
%                        the following attributes: 
%
%    WeightInfo.afScores  : pi vector which represents the heuristic scores
%    WeightInfo.anTimes   : theta vector which represents the number of
%                            times each heuristic was used 
%    WeightInfo.aafWeights: w_q,l array which represents the weight of
%                            heuristic q (col) used in segment l (row)
%    WeightInfo.fGamma    : a coefficient between 0 and 1 used to balance
%                            between the value of earlier weights and the
%                            new normalized scores
%         .nSegmentCounter: current l 

    % Variables
    %   numHeuristics      The current number of heuristics implemented in
    %                       the code; 

    % Number of heuristics
    numHeuristics = 2; 
    
    % Initialize WeightInfo
    WeightInfo.afScores = zeros(1, numHeuristics); % 2 heuristics 
    WeightInfo.anTimes = zeros(1, numHeuristics); 
    WeightInfo.aafWeights(1, :) = (1/numHeuristics) * ones(1, numHeuristics); 
    WeightInfo.fGamma = 0.2; 
    WeightInfo.nSegmentCounter = 1; 
    
end

function[ nHeuristic ] = select_heuristic( WeightInfo ) 
% The select_heuristic function will take in a WeightInfo variable with a
% structure with the attributes: scores, times, weights, gamma, and segment
% counter. It will calculate the probabilities of the heuristic being
% selected using the WeightInfo.aafWeights attribute. 

% Input
%  WeightInfo       Structure with attributes afScores, anTimes,
%                    aafWeights, fGamma, and nSegmentCounter

% Output
%  nHeuristic       Returns the index associated with the chosen heuristic.
%                    For example, 1 = 2-Opt Heuristic, 2 = 3-opt Heuristic,
%                    3 = Greedy Assignment Heuristic, etc

    % Variables
    %  afProbabilities       Vector of probabilities of each heuristic being selected
    %  fHeuristicWeightSum   The sum of the weights from
    %                           WeightInfo.nSegmentCounter
    %  anSize                The dimensions of the aafWeights attribute

    % Calculate the size
    anSize = size(WeightInfo.aafWeights);

    % Calculate vector of probabilities
    fHeuristicWeightSum = 0; 
    for i = 1 : anSize(2)
        fHeuristicWeightSum = fHeuristicWeightSum + ... 
            WeightInfo.aafWeights(WeightInfo.nSegmentCounter, i); 
    end
    
    afProbabilities = ...
        WeightInfo.aafWeights(WeightInfo.nSegmentCounter, :) / fHeuristicWeightSum; 

    % Split interval 
    afBoundaries = [0]; 

    for i = 1 : length(afProbabilities)
        afBoundaries(i+1) = afBoundaries(i) + afProbabilities(i);
    end
    
    % Randomly select one
    fRand = rand(); 

    % Map the rand # to nHeuristic
    for i = 1 : length(afBoundaries)
        if fRand >= afBoundaries(i)
            nHeuristic = i; 
        end
    end      
end

function[ solnNew ] = apply_heuristic_2_opt( solnCurr, C0, aafDistances )
% This function will implement the 2-opt heuristic which will swap two
% customers within the vector of Parts 1 and 2. The customers are selected
% randomly for the 2-Opt method. Chainging the values in Parts 1 and 2
% while keeping the values in Parts 3 and 4 unchanged may lead to an
% infeasible solution due to the flight range constraint. In the case of
% infeasibility, we use the DRONE PLANNER HEURISTIC. 

% Input
%  solnCurr       The current solution 
%  C0             The locations (coordinates) of the customers
%  aafDistances   The distances between customer node

% Output
%  solnBest   The best solution our algorithm was able to determine

    % Variables
    %  nCustA      Randomly selected customer integer
    %  nCustB      Randomly selected customer integer
    %  nCustomers  Number of customers
    %  nIndA1      Index of customer A if in part 1 (-1 if not in part 1)
    %  nIndB1      Index of customer B if in part 1 (-1 if not in part 1)
    %  nIndA2      Index of customer A if in part 2 (-1 if not in part 1)
    %  nIndB2      Index of customer B if in part 2 (-1 if not in part 1)

    % Get the number of customers
    nCustomers = length(solnCurr.anPart1) - 2; 

    for i = 1 : length(solnCurr.anPart2) 
        if solnCurr.anPart2(i) ~= -1
            nCustomers = nCustomers + 1; 
        end
    end
    
    % Get customers to be swapped
    nCustA = randi([1, nCustomers]); % Ignore the 2 zeros
    nCustB = randi([1, nCustomers]);
    
    while nCustB == nCustA
        nCustB = randi([1, nCustomers]);
    end

    % Find which slot in either part1 or part2 each of A & B are at
    % Part 1
    nIndA1 = -1; 
    nIndB1 = -1; 
    for nIndex = 1 : length(solnCurr.anPart1)
        if nCustA == solnCurr.anPart1(nIndex)
            nIndA1 = nIndex;
        end

        if nCustB == solnCurr.anPart1(nIndex) 
            nIndB1 = nIndex;
        end
    end

    % Part 2
    nIndA2 = -1; 
    nIndB2 = -1; 
    for nIndex = 1 : length(solnCurr.anPart2)
        if nCustA == solnCurr.anPart2(nIndex)
            nIndA2 = nIndex; 
        end

        if nCustB == solnCurr.anPart2(nIndex)
            nIndB2 = nIndex; 
        end
    end

    % Create solnNew and swap the two variables
    solnNew = solnCurr; 

    % customer a in part 1 and customer b in part 2
    if nIndA1 ~= -1 && nIndB2 ~= -1
        tempCust = solnNew.anPart1(nIndA1); 
        solnNew.anPart1(nIndA1) = solnNew.anPart2(nIndB2); 
        solnNew.anPart2(nIndB2) = tempCust; 

    % customer a in part 2 and customer b in part 1
    elseif nIndA2 ~= -1 && nIndB1 ~= -1
        tempCust = solnNew.anPart2(nIndA2); 
        solnNew.anPart2(nIndA2) = solnNew.anPart1(nIndB1); 
        solnNew.anPart1(nIndB1) = tempCust; 

    % customer a and b are in part 1
    elseif nIndA1 ~= -1 && nIndB1 ~= -1
        tempCust = solnNew.anPart1(nIndA1); 
        solnNew.anPart1(nIndA1) = solnNew.anPart1(nIndB1); 
        solnNew.anPart(nIndB1) = tempCust; 

    % customer a and b are in part 2
    elseif nIndA2 ~= -1 && nIndB2 ~= -1
        tempCust = solnNew.anPart2(nIndA2);
        solnNew.anPart2(nIndA2) = solnNew.anPart2(nIndB2); 
        solnNew.anParts(nIndB2) = tempCust; 
    end


   % Check the feasibility
   if check_feasibility(solnNew, C0, aafDistances) == 0
       solnNew = apply_heuristic_7_drone_planner(solnNew); 

       if check_feasibility(solnNew, C0, aafDistances) == 0
           solnNew = solnCurr; 
       end
   end
end

function[ solnNew ] = apply_heuristic_7_drone_planner(solnNew) 
% This function will apply the drone planner heuristic. 

% Input

% Output

    % Variables
    % 



end
